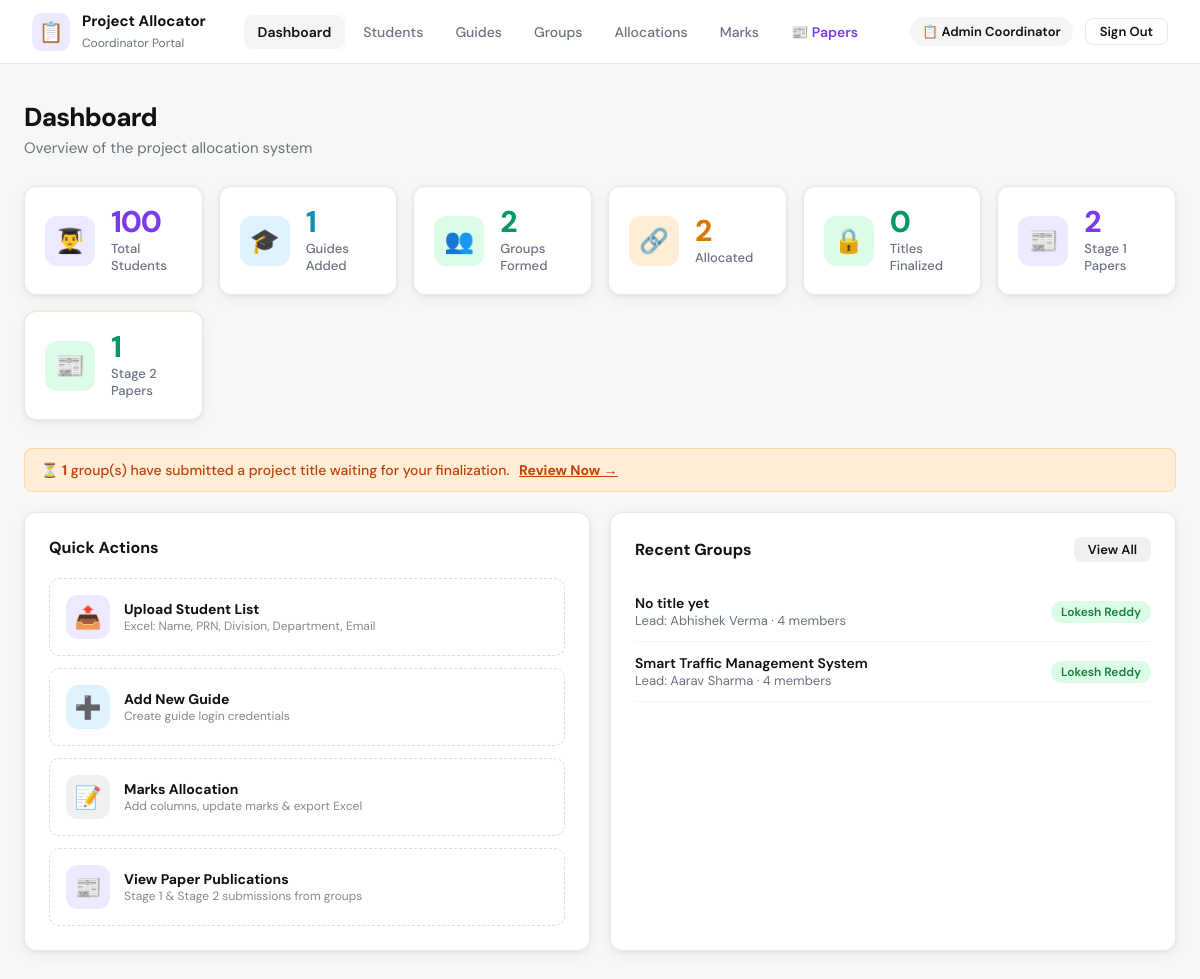
The page /coordinator/dashboard (signed in) on the database its author committed.
### tables this page shows
CREATE TABLE project_group (
            id INTEGER PRIMARY KEY AUTOINCREMENT,
            team_lead_id INTEGER,
            project_title TEXT,
            guide_id INTEGER,
            created_at TEXT DEFAULT CURRENT_TIMESTAMP, title_finalized INTEGER DEFAULT 0,
            FOREIGN KEY(team_lead_id) REFERENCES student(id),
            FOREIGN KEY(guide_id) REFERENCES guide(id)
        );

CREATE TABLE student (
            id INTEGER PRIMARY KEY AUTOINCREMENT,
            name TEXT NOT NULL,
            prn TEXT UNIQUE NOT NULL,
            division TEXT,
            department TEXT,
            email TEXT UNIQUE,
            password TEXT,
            created_at TEXT DEFAULT CURRENT_TIMESTAMP
        );

CREATE TABLE guide (
            id INTEGER PRIMARY KEY AUTOINCREMENT,
            name TEXT NOT NULL,
            email TEXT UNIQUE NOT NULL,
            password TEXT NOT NULL,
            department TEXT,
            expertise TEXT,
            created_at TEXT DEFAULT CURRENT_TIMESTAMP
        );

### app.py (the view)
@app.route('/coordinator/dashboard')
@login_required('coordinator')
def coord_dashboard():
    conn = get_db()
    stats = {
        'students': conn.execute("SELECT COUNT(*) FROM student").fetchone()[0],
        'guides': conn.execute("SELECT COUNT(*) FROM guide").fetchone()[0],
        'groups': conn.execute("SELECT COUNT(*) FROM project_group").fetchone()[0],
        'allocated': conn.execute("SELECT COUNT(*) FROM project_group WHERE guide_id IS NOT NULL").fetchone()[0],
        'finalized': conn.execute("SELECT COUNT(*) FROM project_group WHERE title_finalized=1").fetchone()[0],
        'pending': conn.execute("SELECT COUNT(*) FROM project_group WHERE title_finalized=0 AND project_title IS NOT NULL AND project_title != ''").fetchone()[0],
        'papers_s1': conn.execute("SELECT COUNT(*) FROM paper_publication WHERE stage=1").fetchone()[0],
        'papers_s2': conn.execute("SELECT COUNT(*) FROM paper_publication WHERE stage=2").fetchone()[0],
    }
    recent_groups = conn.execute("""
        SELECT pg.id, pg.project_title, pg.guide_id, pg.title_finalized,
               s.name as lead_name,
               g.name as guide_name,
               (SELECT COUNT(*) FROM group_member WHERE group_id=pg.id) as member_count
        FROM project_group pg
        LEFT JOIN student s ON pg.team_lead_id = s.id
        LEFT JOIN guide g ON pg.guide_id = g.id
        ORDER BY pg.created_at DESC LIMIT 5
    """).fetchall()
    conn.close()
    return render_template('coordinator/dashboard.html', stats=stats, recent_groups=recent_groups)

### app.py (called while the page is built)
def get_db():
    conn = sqlite3.connect(DB)
    conn.row_factory = sqlite3.Row
    return conn

def login_required(role):
    def decorator(f):
        @wraps(f)
        def decorated(*args, **kwargs):
            if session.get('role') != role:
                flash('Please login to continue.', 'warning')
                return redirect(url_for('login'))
            return f(*args, **kwargs)
        return decorated
    return decorator

### templates/coordinator/dashboard.html (shortened to what this page needs)
{% extends "base.html" %}
{% block content %}
<div class="page fade-in">
  <div class="page-header">
    <h1>Dashboard</h1>
    <p>Overview of the project allocation system</p>
  </div>
  <div class="stats-grid" style="grid-template-columns:repeat(auto-fill,minmax(160px,1fr));">
    <div class="stat-card">
      <div class="stat-icon" style="background:#ede9fe">👨‍🎓</div>
      <div><div class="stat-val" style="color:#7c3aed">{{ stats.students }}</div><div class="stat-label">Total Students</div></div>
    </div>
    <div class="stat-card">
      <div class="stat-icon" style="background:#e0f2fe">🎓</div>
      <div><div class="stat-val" style="color:#0891b2">{{ stats.guides }}</div><div class="stat-label">Guides Added</div></div>
    </div>
    <div class="stat-card">
      <div class="stat-icon" style="background:#dcfce7">👥</div>
      <div><div class="stat-val" style="color:#059669">{{ stats.groups }}</div><div class="stat-label">Groups Formed</div></div>
    </div>
    <div class="stat-card">
      <div class="stat-icon" style="background:#ffedd5">🔗</div>
      <div><div class="stat-val" style="color:#d97706">{{ stats.allocated }}</div><div class="stat-label">Allocated</div></div>
    </div>
    <div class="stat-card">
      <div class="stat-icon" style="background:#dcfce7">🔒</div>
      <div><div class="stat-val" style="color:#059669">{{ stats.finalized }}</div><div class="stat-label">Titles Finalized</div></div>
    </div>
    <div class="stat-card">
      <div class="stat-icon" style="background:#ede9fe">📰</div>
      <div><div class="stat-val" style="color:#7c3aed">{{ stats.papers_s1 }}</div><div class="stat-label">Stage 1 Papers</div></div>
    </div>
    <div class="stat-card">
      <div class="stat-icon" style="background:#dcfce7">📰</div>
      <div><div class="stat-val" style="color:#059669">{{ stats.papers_s2 }}</div><div class="stat-label">Stage 2 Papers</div></div>
    </div>
  </div>
  {% if stats.pending %}
  <div class="alert alert-warning" style="margin-bottom:20px;">
    ⏳ <strong>{{ stats.pending }}</strong> group(s) have submitted a project title waiting for your finalization.
    <a href="{{ url_for('coord_groups') }}" style="font-weight:700;color:inherit;margin-left:6px;">Review Now →</a>
  </div>
  {% endif %}
  <div class="grid-2">
    <div class="card">
      <div class="card-header"><div class="card-title">Quick Actions</div></div>
      <div style="display:flex;flex-direction:column;gap:12px;">
        <label style="display:flex;align-items:center;gap:14px;padding:16px;border-radius:10px;border:1.5px dashed #ddd;cursor:pointer;transition:all 0.2s;"
          onmouseover="this.style.borderColor='#7c3aed'" onmouseout="this.style.borderColor='#ddd'">
          <div style="width:44px;height:44px;border-radius:12px;background:#ede9fe;display:flex;align-items:center;justify-content:center;font-size:22px;flex-shrink:0;">📤</div>
          <div>
            <div style="font-weight:700;font-size:14px;">Upload Student List</div>
            <div style="font-size:12px;color:#888;">Excel: Name, PRN, Division, Department, Email</div>
          </div>
        </label>
        <a href="{{ url_for('coord_guides') }}" onclick="event.preventDefault(); openModal('addGuideModal')"
           style="display:flex;align-items:center;gap:14px;padding:16px;border-radius:10px;border:1.5px dashed #ddd;cursor:pointer;text-decoration:none;color:inherit;transition:all 0.2s;"
           onmouseover="this.style.borderColor='#0891b2'" onmouseout="this.style.borderColor='#ddd'">
          <div style="width:44px;height:44px;border-radius:12px;background:#e0f2fe;display:flex;align-items:center;justify-content:center;font-size:22px;flex-shrink:0;">➕</div>
          <div>
            <div style="font-weight:700;font-size:14px;">Add New Guide</div>
            <div style="font-size:12px;color:#888;">Create guide login credentials</div>
          </div>
        </a>
        <a href="{{ url_for('coord_marks') }}"
           style="display:flex;align-items:center;gap:14px;padding:16px;border-radius:10px;border:1.5px dashed #ddd;cursor:pointer;text-decoration:none;color:inherit;transition:all 0.2s;"
           onmouseover="this.style.borderColor='#111'" onmouseout="this.style.borderColor='#ddd'">
          <div style="width:44px;height:44px;border-radius:12px;background:#f0f0ee;display:flex;align-items:center;justify-content:center;font-size:22px;flex-shrink:0;">📝</div>
          <div>
            <div style="font-weight:700;font-size:14px;">Marks Allocation</div>
            <div style="font-size:12px;color:#888;">Add columns, update marks & export Excel</div>
          </div>
        </a>
        <a href="{{ url_for('coord_papers') }}"
           style="display:flex;align-items:center;gap:14px;padding:16px;border-radius:10px;border:1.5px dashed #ddd;cursor:pointer;text-decoration:none;color:inherit;transition:all 0.2s;"
           onmouseover="this.style.borderColor='#7c3aed'" onmouseout="this.style.borderColor='#ddd'">
          <div style="width:44px;height:44px;border-radius:12px;background:#ede9fe;display:flex;align-items:center;justify-content:center;font-size:22px;flex-shrink:0;">📰</div>
          <div>
            <div style="font-weight:700;font-size:14px;">View Paper Publications</div>
            <div style="font-size:12px;color:#888;">Stage 1 & Stage 2 submissions from groups</div>
          </div>
        </a>
      </div>
    </div>
    <div class="card">
      <div class="card-header">
        <div class="card-title">Recent Groups</div>
        <a href="{{ url_for('coord_groups') }}" class="btn btn-secondary btn-sm">View All</a>
      </div>
      {% if recent_groups %}
        {% for grp in recent_groups %}
        <div style="display:flex;justify-content:space-between;align-items:center;padding:12px 0;border-bottom:1px solid #f5f5f3;">
          <div>
            <div style="font-weight:600;font-size:14px;">{{ grp.project_title or 'No title yet' }}</div>
            <div class="text-muted">Lead: {{ grp.lead_name or '—' }} &middot; {{ grp.member_count }} members</div>
          </div>
          {% if grp.guide_name %}
            <span class="badge badge-green">{{ grp.guide_name }}</span>
          {% else %}
            <span class="badge badge-orange">Unallocated</span>
          {% endif %}
        </div>
        {% endfor %}
      {% else %}
        <div class="empty" style="padding:30px 0;">
          <div class="empty-icon">👥</div>
          <p>No groups formed yet.</p>
        </div>
      {% endif %}
    </div>
  </div>
</div>
{% endblock %}

### templates/base.html (style rules this page uses)
*, *::before, *::after { box-sizing: border-box; margin: 0; padding: 0; }
html { scroll-behavior: smooth; }
body { font-family: 'DM Sans', sans-serif; background: #f7f7f5; color: #111; min-height: 100vh; }
:root { --coord: #7c3aed; --guide: #0891b2; --student: #059669; --danger: #dc2626; --warning: #d97706; --border: #e8e8e4; --surface: #ffffff; --muted: #6b7280; --radius: 12px; --shadow: 0 1px 4px rgba(0,0,0,0.06), 0 4px 16px rgba(0,0,0,0.05); --shadow-lg: 0 8px 32px rgba(0,0,0,0.10); }
.page { max-width: 1200px; margin: 0 auto; padding: 36px 24px; }
.page-header { margin-bottom: 28px; }
.page-header h1 { font-size: 26px; font-weight: 800; letter-spacing: -0.03em; }
.page-header p { color: var(--muted); margin-top: 4px; font-size: 15px; }
.card { background: var(--surface); border: 1px solid var(--border); border-radius: var(--radius); padding: 24px; box-shadow: var(--shadow); }
.card-header { display: flex; justify-content: space-between; align-items: center; margin-bottom: 20px; }
.card-title { font-size: 16px; font-weight: 700; }
.stats-grid { display: grid; grid-template-columns: repeat(4,1fr); gap: 16px; margin-bottom: 28px; }
.stat-card { background: var(--surface); border: 1px solid var(--border); border-radius: var(--radius); padding: 20px; display: flex; align-items: center; gap: 16px; box-shadow: var(--shadow); }
.stat-icon { width: 50px; height: 50px; border-radius: 12px; display: flex; align-items: center; justify-content: center; font-size: 24px; flex-shrink: 0; }
.stat-val { font-size: 30px; font-weight: 800; letter-spacing: -0.04em; line-height: 1; }
.stat-label { font-size: 13px; color: var(--muted); margin-top: 3px; font-weight: 500; }
.grid-2 { display: grid; grid-template-columns: 1fr 1fr; gap: 20px; }
.btn { display: inline-flex; align-items: center; gap: 6px; border: none; border-radius: 8px; font-family: 'DM Sans', sans-serif; font-weight: 600; cursor: pointer; text-decoration: none; transition: all 0.18s; font-size: 14px; padding: 9px 18px; line-height: 1; white-space: nowrap; }
.btn-secondary { background: #f0f0ee; color: #111; }
.btn-sm { padding: 6px 14px; font-size: 13px; }
.badge { display: inline-flex; align-items: center; padding: 3px 10px; border-radius: 20px; font-size: 12px; font-weight: 600; }
.badge-green { background: #dcfce7; color: #15803d; }
.alert { padding: 12px 16px; border-radius: 8px; font-size: 14px; font-weight: 500; margin-bottom: 16px; }
.alert-warning { background: #ffedd5; color: #c2410c; border: 1px solid #fed7aa; }
.fade-in { animation: fadeIn 0.3s ease; }
.text-muted { color: var(--muted); font-size: 13px; }

### rows shown on the page
project_group: project_title "No title yet", name "Abhishek Verma", member_count "4", guide_name "Lokesh Reddy"
project_group: project_title "Smart Traffic Management System", name "Aarav Sharma", member_count "4", guide_name "Lokesh Reddy"

### other values the page prints
{{ session.role|capitalize }} "Coordinator"
{{ session.user_name }} "Admin Coordinator"
{{ stats.students }} "100"
{{ stats.guides }} "1"
{{ stats.groups }} "2"
{{ stats.allocated }} "2"
{{ stats.finalized }} "0"
{{ stats.papers_s1 }} "2"
{{ stats.papers_s2 }} "1"
{{ stats.pending }} "1"
